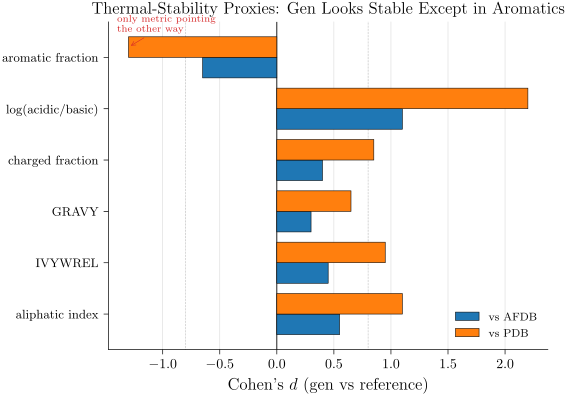

The script that drew this image:
# P32_v1: Thermal-stability proxy contradiction — diverging bar of Cohen's d, AFDB and PDB series.
# Visualizes: F8 (b.i) / E020 / E026
# DATA: inline from F8 (b.i) prose
import sys
from pathlib import Path
sys.path.insert(0, str(Path(__file__).parent.parent))
from plot_utils import figsize
import matplotlib.pyplot as plt
import numpy as np

metrics = [
    "aliphatic index",
    "IVYWREL",
    "GRAVY",
    "charged fraction",
    "log(acidic/basic)",
    "aromatic fraction",
]
# Cohen's d gen vs AFDB and gen vs PDB (approx from F8(b.i))
d_afdb = [+0.55, +0.45, +0.30, +0.40, +1.10, -0.65]
d_pdb  = [+1.10, +0.95, +0.65, +0.85, +2.20, -1.30]

y = np.arange(len(metrics))
w = 0.4
fig, ax = plt.subplots(figsize=figsize(0.9, ratio=0.75))
ax.barh(y - w/2, d_afdb, height=w, color="#1f77b4", edgecolor="black", lw=0.4, label="vs AFDB", zorder=3)
ax.barh(y + w/2, d_pdb,  height=w, color="#ff7f0e", edgecolor="black", lw=0.4, label="vs PDB", zorder=3)
ax.axvline(0, color="black", lw=0.6)
ax.axvline(0.8, color="#7f7f7f", lw=0.4, ls=":"); ax.axvline(-0.8, color="#7f7f7f", lw=0.4, ls=":")

# Highlight aromatic-fraction
ax.annotate("only metric pointing\nthe other way",
            xy=(d_pdb[-1], len(metrics) - 1 + w/2),
            xytext=(-1.4, len(metrics) - 0.5), fontsize=7.5, color="#d62728",
            arrowprops=dict(arrowstyle="->", lw=0.4, color="#d62728"))

ax.set_yticks(y); ax.set_yticklabels(metrics, fontsize=9)
ax.set_xlabel(r"Cohen's $d$ (gen vs reference)")
ax.set_title(r"Thermal-Stability Proxies: Gen Looks Stable Except in Aromatics")
ax.legend(frameon=False, fontsize=8.5, loc="lower right")
ax.spines[["top", "right"]].set_visible(False)
ax.grid(True, lw=0.4, alpha=0.5, zorder=0, axis="x")

fig.savefig(Path(__file__).with_suffix(".pdf"))
